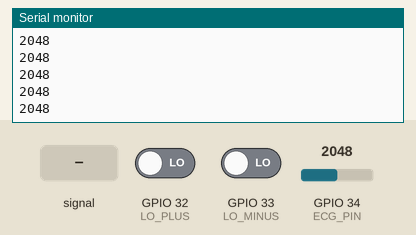
The sketch below on a simulated ESP32. Shown: the last lines printed to the serial monitor. The test bench sets the inputs (shaded band); at power-on: GPIO 34 (ECG_PIN) = 2048, GPIO 32 (LO_PLUS) LOW, GPIO 33 (LO_MINUS) LOW.

Above: at 1.2 s.
1.3 s: GPIO 34 (ECG_PIN) fed a 200 Hz sine of ±327 counts around its level
At 2.0 s:
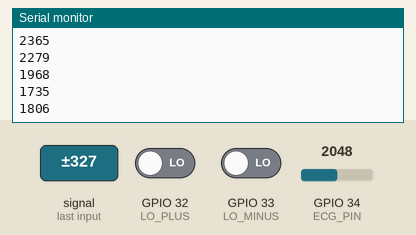
2.8 s: GPIO 34 (ECG_PIN) set to 2866
At 3.9 s:
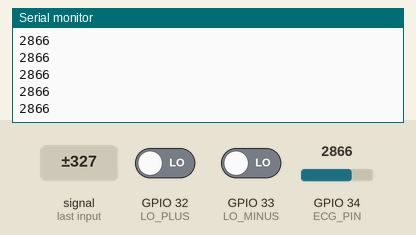
4.3 s: GPIO 32 (LO_PLUS) driven HIGH
Timing chart, 0 to 7.3 s (numbered marks = the images above; inputs shaded):
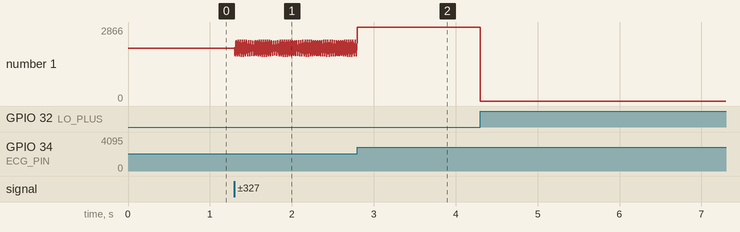

The sketch:

sketch_aug20a.ino
```cpp
#define ECG_PIN   34
#define LO_PLUS   32
#define LO_MINUS  33

void setup() {
  Serial.begin(115200);
  pinMode(LO_PLUS, INPUT);
  pinMode(LO_MINUS, INPUT);
}

void loop() {
  if (digitalRead(LO_PLUS) == 1 || digitalRead(LO_MINUS) == 1) {
    Serial.println("0");
  } else {
    int value = analogRead(ECG_PIN);
    Serial.println(value);
  }
  delay(4);
}
```

Measured:
- after the input at 1.3 s, the serial monitor: prints a new line at once (image 1)
- plotted number 1: 2048 → 2353 after the input at 1.3 s
